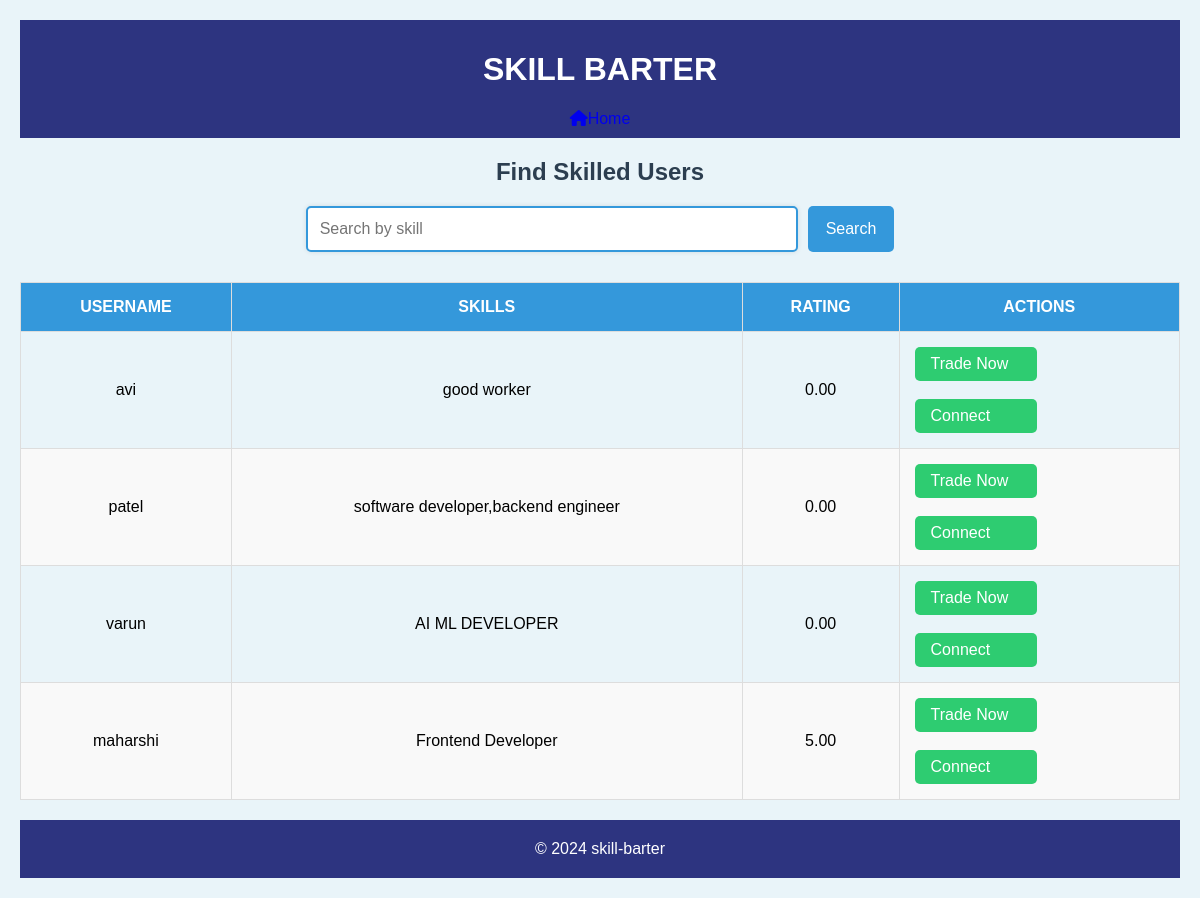
Before: /accounts/search/ (signed in) with the older database file.
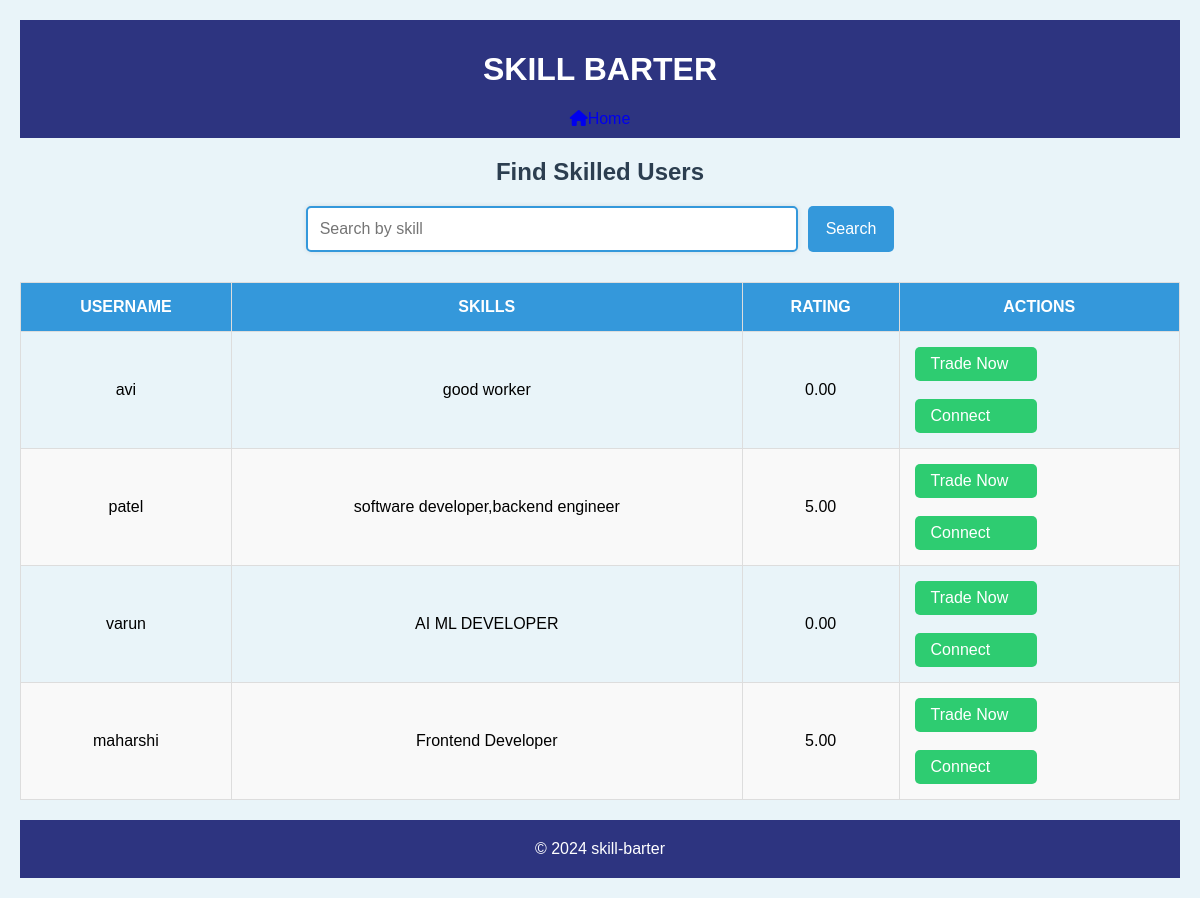
After: the same page with the newer database file.
### accounts/models.py (models this page shows, shortened)
class Profile(models.Model):
    user = models.OneToOneField(User, on_delete=models.CASCADE)
    profile_picture = models.ImageField(upload_to='profile_pics/', default='default.jpg')
    skills = models.TextField(blank=True)
    experience = models.PositiveIntegerField(default=0)  # Years of experience
    rating = models.DecimalField(max_digits=3, decimal_places=2, default=0.00)  # User rating (0-5)

### accounts/views.py (the view)
# urls.py: path('search/', views.search_profiles, name='search'),
@login_required
def search_profiles(request):
    query = request.GET.get('q')
    current_user_skills = Skill.objects.filter(user=request.user).values_list('skill_name', flat=True)
    if query:
        profiles = Profile.objects.filter(
            (Q(skills__icontains=query) | Q(user__username__icontains=query)) &
            ~Q(skills__in=current_user_skills)
        )
    else:
        profiles = Profile.objects.exclude(skills__in=current_user_skills)
    return render(request, 'accounts/search.html', {'profiles': profiles})

### accounts/templates/accounts/search.html (shortened to what this page needs)
{% extends 'base_profile.html' %}
{% block content %}
<div class="container">
    <h2>Find Skilled Users</h2>
    <form method="GET" action="{% url 'search' %}">
        <input type="text" name="q" placeholder="Search by skill">
        <button type="submit">Search</button>
    </form>
    {% if profiles %}
        <table>
            <thead>
                <tr>
                    <th>Username</th>
                    <th>Skills</th>
                    <th>Rating</th>
                    <th>Actions</th>
                </tr>
            </thead>
            <tbody>
                {% for profile in profiles %}
                    <tr>
                        <td>{{ profile.user.username }}</td>
                        <td>{{ profile.skills }}</td>
                        <td>{{ profile.rating }}</td>
                        <td class="action-buttons">
                            <a href="{% url 'initiate_trade' %}">Trade Now</a>
                            <br>
                            <a href="{% url 'send_message_detail' profile.user.id %}">Connect</a>
                        </td>
                    </tr>
                {% endfor %}
            </tbody>
        </table>
    {% else %}
        <p class="no-results">No results found</p>
    {% endif %}
</div>
{% endblock %}

Changed rows visible on the page:
changed Profile "software developer,backend engineer": rating "0.00" → "5.00"
